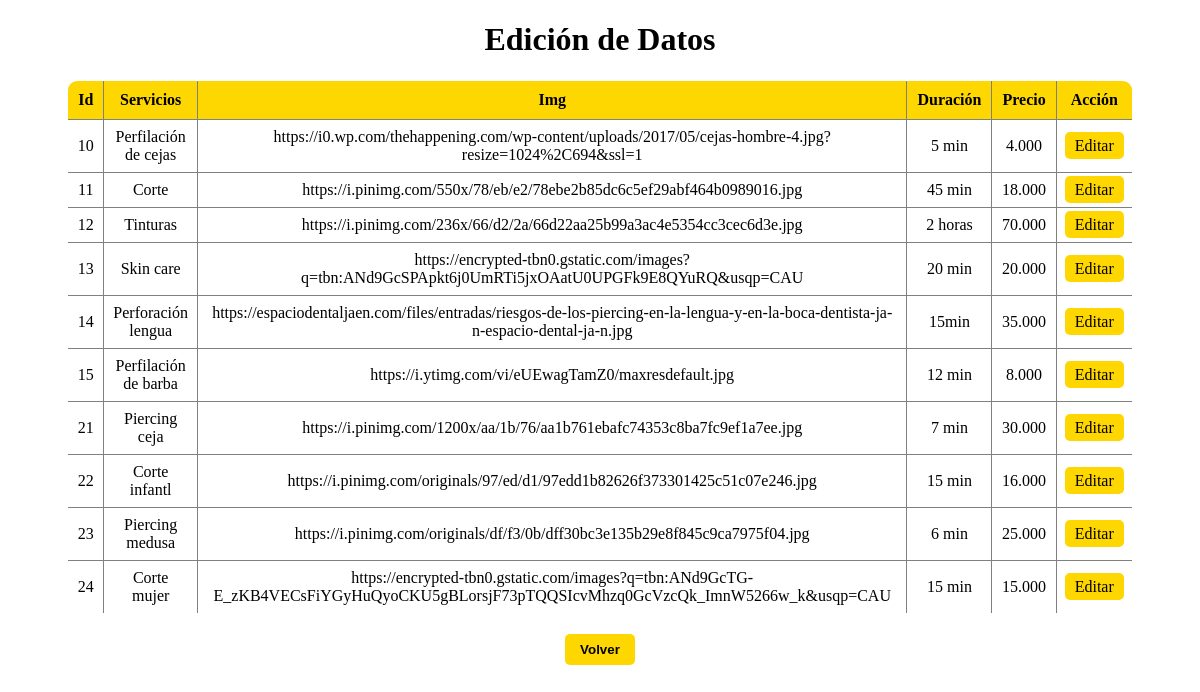
The page /editar_s.php on the database its author committed.
### tables this page shows
CREATE TABLE `servicios` (
  `id` int(11) NOT NULL,
  `servicio` varchar(50) NOT NULL,
  `img` varchar(200) NOT NULL,
  `duracion` varchar(10) NOT NULL,
  `precio` varchar(10) NOT NULL
);

### editar_s.php (the view, shortened to what this page needs)
<!DOCTYPE html>
<html>
<head>
    <link rel="stylesheet" href="estilos_a.css" />
</head>
<body>
<?php
$con = mysqli_connect("localhost", "root", "", "bd_barberstyle");
echo '<h1 style="text-align:center; color:black;">Edición de Datos</h1>';
echo '<table border="1">';
echo '<tr><th>Id</th><th>Servicios</th><th>Img</th><th>Duración</th><th>Precio</th><th>Acción</th></tr>';
$consulta = "SELECT * FROM servicios";
$ejecutar = mysqli_query($con, $consulta);
while ($fila = mysqli_fetch_assoc($ejecutar)) {
    echo "<tr>
            <td>{$fila['id']}</td>
            <td>{$fila['servicio']}</td>
            <td>{$fila['img']}</td>
            <td>{$fila['duracion']}</td>
            <td>{$fila['precio']}</td>
            <td><a href='editar_s.php?editar={$fila['id']}' style='background-color:gold; padding:5px 10px; border-radius:5px; text-decoration:none; color:black;'>Editar</a></td>
          </tr>";
}
echo '</table>';
    ?>
<button class="btn-volver" onclick="window.location.href='crud_s.php'">Volver</button>
</body>
</html>

### editar_s.php (style rules this page uses)
body { background-image: url("img/ci22.png"); background-position: center center; background-repeat: no-repeat; background-size: cover; background-attachment: fixed; font-family: Century Gothic; color: white; }
table { border-collapse: collapse; width: 90%; margin: 20px auto; background: white; border-radius: 10px; overflow: hidden; }
th { background-color: gold; color: black; padding: 10px; text-align: center; }
td { padding: 8px; text-align: center; color: black; }
.btn-volver { display: block; margin: 20px auto; background-color: gold; color: black; padding: 8px 15px; border-radius: 5px; border: none; cursor: pointer; font-weight: bold; }

### rows shown on the page
servicios: id "10", servicio "Perfilación de cejas", img "https://i0.wp.com/thehappening.com/wp-content/uploads/2017/05/cejas-hombre-4.jpg?resize=1024%2C694&ssl=1", duracion "5 min", precio "4.000"
servicios: id "11", servicio "Corte", img "https://i.pinimg.com/550x/78/eb/e2/78ebe2b85dc6c5ef29abf464b0989016.jpg", duracion "45 min", precio "18.000"
servicios: id "12", servicio "Tinturas", img "https://i.pinimg.com/236x/66/d2/2a/66d22aa25b99a3ac4e5354cc3cec6d3e.jpg", duracion "2 horas", precio "70.000"
servicios: id "13", servicio "Skin care", img "https://encrypted-tbn0.gstatic.com/images?q=tbn:ANd9GcSPApkt6j0UmRTi5jxOAatU0UPGFk9E8QYuRQ&usqp=CAU", duracion "20 min", precio "20.000"
servicios: id "14", servicio "Perforación lengua", img "https://espaciodentaljaen.com/files/entradas/riesgos-de-los-piercing-en-la-lengua-y-en-la-boca-dentista-ja-n-espacio-dental-ja-n.jpg", duracion "15min", precio "35.000"
servicios: id "15", servicio "Perfilación de barba", img "https://i.ytimg.com/vi/eUEwagTamZ0/maxresdefault.jpg", duracion "12 min", precio "8.000"
servicios: id "21", servicio "Piercing ceja", img "https://i.pinimg.com/1200x/aa/1b/76/aa1b761ebafc74353c8ba7fc9ef1a7ee.jpg", duracion "7 min", precio "30.000"
servicios: id "22", servicio "Corte infantl", img "https://i.pinimg.com/originals/97/ed/d1/97edd1b82626f373301425c51c07e246.jpg", duracion "15 min", precio "16.000"
servicios: id "23", servicio "Piercing medusa", img "https://i.pinimg.com/originals/df/f3/0b/dff30bc3e135b29e8f845c9ca7975f04.jpg", duracion "6 min", precio "25.000"
servicios: id "24", servicio "Corte mujer", img "https://encrypted-tbn0.gstatic.com/images?q=tbn:ANd9GcTG-E_zKB4VECsFiYGyHuQyoCKU5gBLorsjF73pTQQSIcvMhzq0GcVzcQk_ImnW5266w_k&usqp=CAU", duracion "15 min", precio "15.000"
